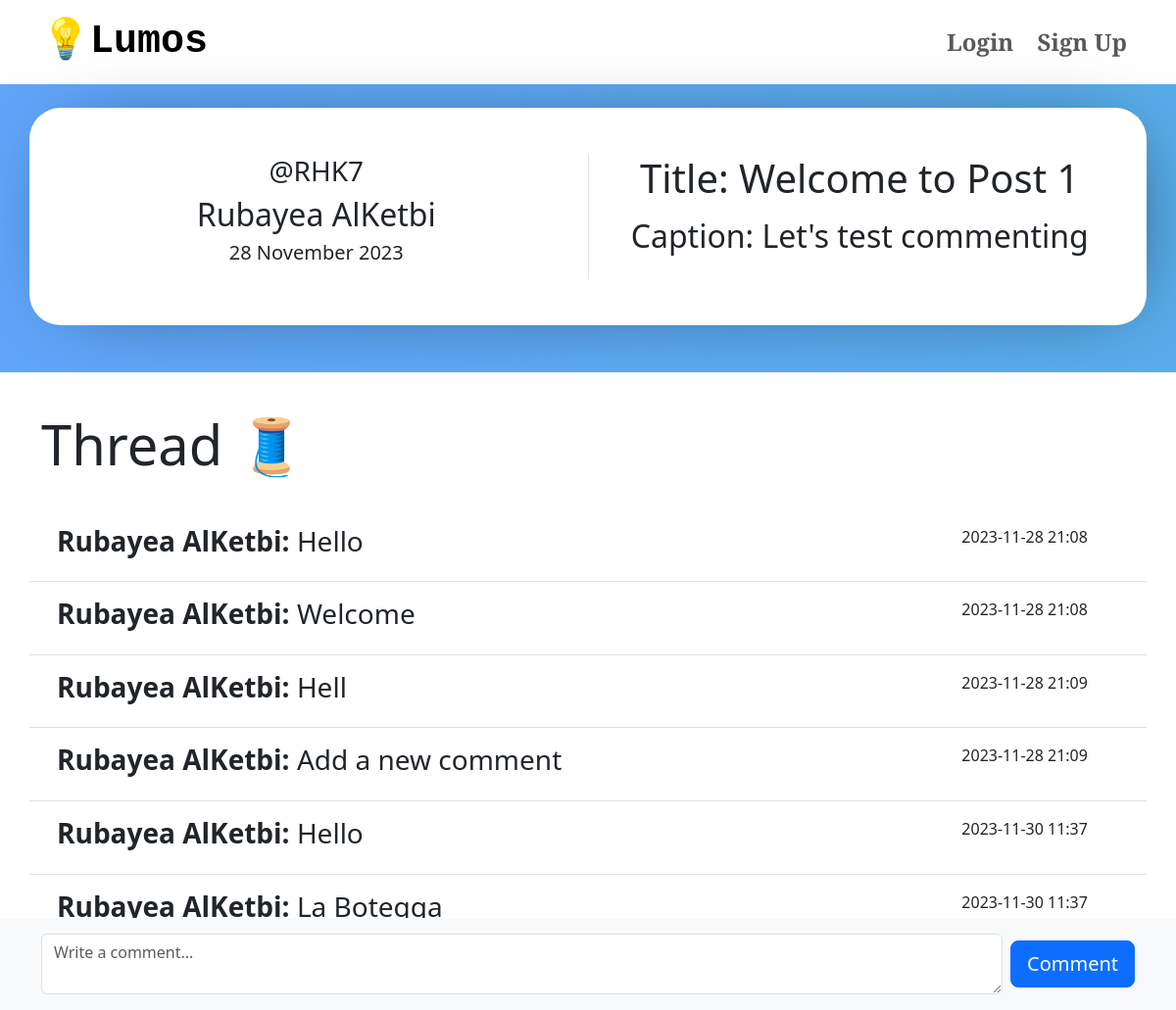
/post/1, run on an earlier commit of the app's database.
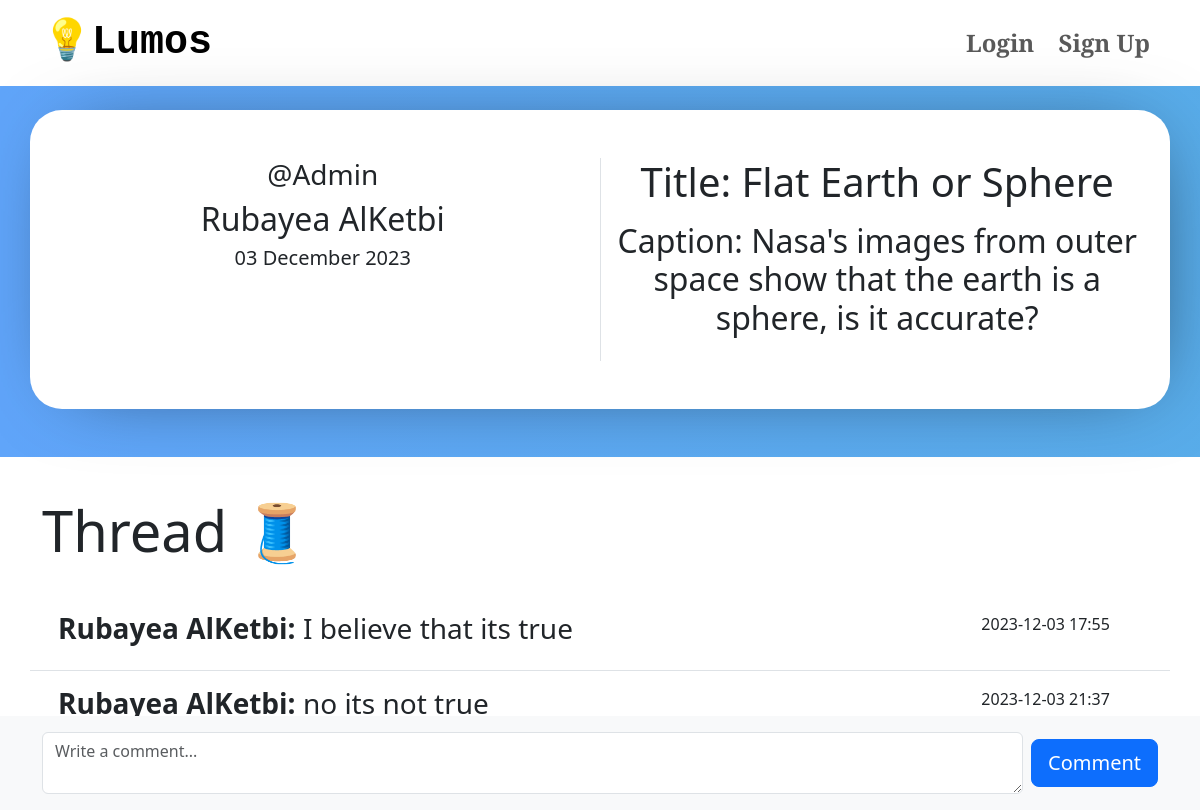
And on a later commit of the database.
### app/models.py (models this page shows, shortened)
class User(db.Model, UserMixin):
    id = db.Column(db.Integer, primary_key=True)
    name = db.Column(db.String(100), nullable=False)
    email = db.Column(db.String(100), unique=True, nullable=False)
    passwordHashed = db.Column(db.String(100), nullable=False)
    username = db.Column(db.String(20), unique=True, nullable=False)
    biography = db.Column(db.Text, nullable=True)
    avatar = db.Column(db.String(), nullable=True)
    posts = db.relationship('Post', backref='user', lazy=True)
    @property
    def password(self):
        raise AttributeError('password: write-only field , not readable')

class Post(db.Model):
    id = db.Column(db.Integer, primary_key=True)
    title = db.Column(db.String(100), nullable=False)
    caption = db.Column(db.Text, nullable=False)
    publish_date = db.Column(db.DateTime, default=datetime.utcnow())
    author_id = db.Column(db.Integer, db.ForeignKey('user.id'), nullable=False)
    tags = db.relationship('Tag', secondary='post_tag', backref=db.backref('posts', lazy='dynamic'))

class Comment(db.Model):
    id = db.Column(db.Integer, primary_key=True)
    text = db.Column(db.Text, nullable=False)
    publish_date = db.Column(db.DateTime, default=datetime.utcnow())
    author_id = db.Column(db.Integer, db.ForeignKey('user.id'), nullable=False)
    post_id = db.Column(db.Integer, db.ForeignKey('post.id'), nullable=False)

### app/views.py (the view, shortened to what this page needs)
@app.route('/post/<int:post_id>', methods=['GET', 'POST'])
def post(post_id):
    post = Post.query.get_or_404(post_id)
    post_author = User.query.filter_by(id=post.author_id).first()
    comments = Comment.query.filter_by(post_id=post_id).all()
    comment_form = CommentForm()
    userCache = {user.id: user.name for user in User.query.all()}
    comments_with_authors = db.session.query(Comment, User.name).join(User, User.id == Comment.author_id).filter(Comment.post_id == post_id).all()
    return render_template(
        "post_page.html",
        post=post,
        comments=comments,
        comment_form=comment_form,
        userCache=userCache,
        post_author=post_author,
        comments_with_authors=comments_with_authors
    )

### app/forms.py
class CommentForm(FlaskForm):
    text = StringField('Your Comment', validators=[DataRequired()], widget=TextArea())
    commentButton = SubmitField('Comment')

### app/templates/post_page.html (shortened to what this page needs)
{% extends "home.html" %}
{% block content %}
<div class = "container-fluid movingGrade py-4 border-black">
    <div class="container mb-4 normalContainer">
        <div class="row p-3 ">
            <div class="col-md text-center border-end">
                <h3>@{{ post_author.username }}</h3>
                <h2>{{ post_author.name }}</h2>
                <h5>{{ post.publish_date.strftime('%d %B %Y') }}</h5>
            </div>
            <div class="col-md text-center">
                <div class="row">
                    <div class="col-12 pb-2">
                        <h1 class="mb-3">Title: {{ post.title }}</h1>
                        <h2 class="mb-3 fw-light">Caption: {{ post.caption }}</h2>
                    </div>
                </div>
            </div>
        </div>
    </div>
</div>
<div class="container-fluid py-4 my-3">
    {%if comments%}
    <div class="container mb-4 ">
        <div class="row">
            <div class="col-12">
                <h1 class="display-4 pr-1">Thread 🧵 </h1>
            </div>
        </div>
    </div>
    <div class="container mb-4">
        <div class="row">
            <div class="col-12">
                {% for comment, author_name in comments_with_authors %}
                <div class="row p-3 border-bottom">
                    <div class="col-10">
                        <h3><strong>{{ author_name }}:</strong> {{ comment.text }}</h3>
                    </div>
                    <div class="col-2">
                        <p>{{ comment.publish_date.strftime('%Y-%m-%d %H:%M') }}</p>
                    </div>
                </div>
                {% endfor %}
            </div>
        </div>
    </div>
    {%endif%}
</div>
    <div class="fixed-bottom p-3 bg-light">
        <div class="container">
            <form id="comment_Form" method="post" class="row g-2 align-items-center">
                <div class="col">
                    {{ comment_form.text(class_="form-control", id="comment_Text", placeholder="Write a comment...", required=True) }}
                </div>
                <div class="col-auto">
                    {{ comment_form.commentButton(id="commentSubmitButton", class_="btn btn-primary btn-lg") }}
                </div>
            </form>
        </div>
    </div>
{% endblock content%}

### app/templates/home.html (shortened to what this page needs)
<!DOCTYPE html>
<html lang="en">
<head>
    <link rel="stylesheet" href="{{ url_for('static', filename='CSS/style.css') }}">
    <link href="https://cdn.jsdelivr.net/npm/bootstrap@5.3.2/dist/css/bootstrap.min.css"
      rel="stylesheet"
>
      <link href="https://cdnjs.cloudflare.com/ajax/libs/font-awesome/6.1.1/css/all.min.css" rel="stylesheet">
      <link rel="stylesheet" type="text.css" href="//cdnjs.cloudflare.com/ajax/libs/cookieconsent2/3.1.0/cookieconsent.min.css" />
</head>
<body>
  <div class="container-fluid">
    <nav class="navbar navbar-expand-lg" data-bs-theme="light">
        <div class="container">
          <a class="navbar-brand navTitle fs-1 fw-bold" href="{{url_for("home")}}">💡Lumos</a>
          <div class="collapse navbar-collapse" id="navbarNavDropdown">
            <ul class="navbar-nav ms-auto d-flex gap-2 fs-4 fw-bold">
            {% if current_user.is_authenticated %}
              <li class="nav-item">
                <a class="nav-link title" href="{{url_for("explore")}}">Explore</a>
              </li>
              <li class="nav-item">
                <a class="nav-link title" href="{{url_for("add_post")}}">Add Post</a>
              </li>
              <li class="nav-item">
                <a class="nav-link title" href="{{url_for("my_page")}}">My Page</a>
              </li>
              <li class="nav-item">
                <a class="nav-link title" href="{{url_for("userDash")}}">Settings</a>
              </li>
              {%if current_user.id == 1%}
              <li class="nav-item fs-4 ">
                <a class="nav-link title "href="{{url_for("admin")}}">Admin</a>
              </li>
              {%endif%}
              <li class="nav-item fs-4 ">
                <a class="nav-link title "href="{{url_for("logout")}}">Logout</a>
              </li>
            {% else %}
              <li class="nav-item">
                <a class="nav-link title" href="{{url_for("login")}}">Login</a>
              </li>
              <li class="nav-item fs-4 ">
                <a class="nav-link title "href="{{url_for("register")}}">Sign Up</a>
              </li>
            {% endif %}
            </ul>
          </div>
        </div>
      </nav>
  </div>
  {% block content %}
  {% endblock%}
</body>
</html>

### app/static/CSS/style.css (style rules this page uses)
:root { --black: #020100ff; --lapis-lazuli: #235789ff; --school-bus-yellow: #f1d302ff; --fire-engine-red: #c1292eff; --baby-powder: #fdfffcff; }
.navTitle { font-family: 'Courier New', Courier, monospace; font-size: large; text-size-adjust: 100%; }
.title { font-family: 'Josefin Slab', serif; }
.normalContainer { display: inline-flexbox; justify-content: center; align-items: center; margin: auto; padding: 2rem; border-radius: 2rem; background-color: white; max-width: 100%; max-height: 60%; -webkit-box-shadow: 9px 2px 83px -36px rgba(0,0,0,0.73); -moz-box-shadow: 9px 2px 83px -36px rgba(0,0,0,0.73); box-shadow: 9px 2px 83px -36px rgba(0,0,0,0.73); }
.movingGrade { display: flex; justify-content: center; align-items: center; width: 100%; height: 100%; background: linear-gradient(to right, rgb(96, 165, 250), rgb(52, 211, 153)); background-size: 600% 600%; animation: animateBackground 10s infinite linear; }

What changed in the data, as far as the page shows it:
no longer on this page (row edited): Comment: name "Rubayea AlKetbi", text "Hello", publish_date "2023-11-28 21:08"
no longer on this page (row edited): Comment: name "Rubayea AlKetbi", text "Add a new comment", publish_date "2023-11-28 21:09"
removed Comment: name "Rubayea AlKetbi", text "Hello", publish_date "2023-11-30 11:37"
removed Comment: name "Rubayea AlKetbi", text "La Botegga", publish_date "2023-11-30 11:37"
changed User "Rubayea AlKetbi": username "RHK7" → "Admin"
changed Post: publish_date "28 November 2023" → "03 December 2023"; title "Welcome to Post 1" → "Flat Earth or Sphere"; caption "Let's test commenting" → "Nasa's images from outer space show that the earth is a sphere, is it accurate?"
changed Comment: text "Welcome" → "I believe that its true"; publish_date "2023-11-28 21:08" → "2023-12-03 17:55"
changed Comment: text "Hell" → "no its not true"; publish_date "2023-11-28 21:09" → "2023-12-03 21:37"
